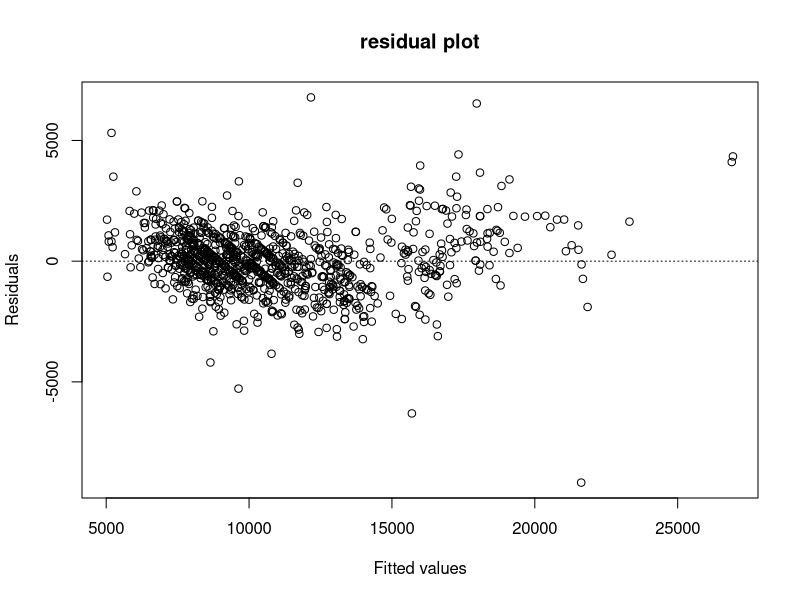
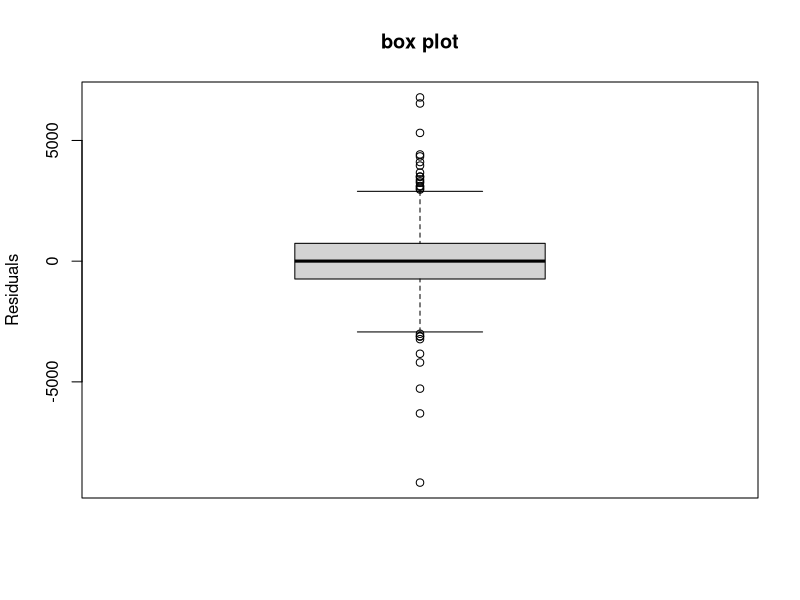
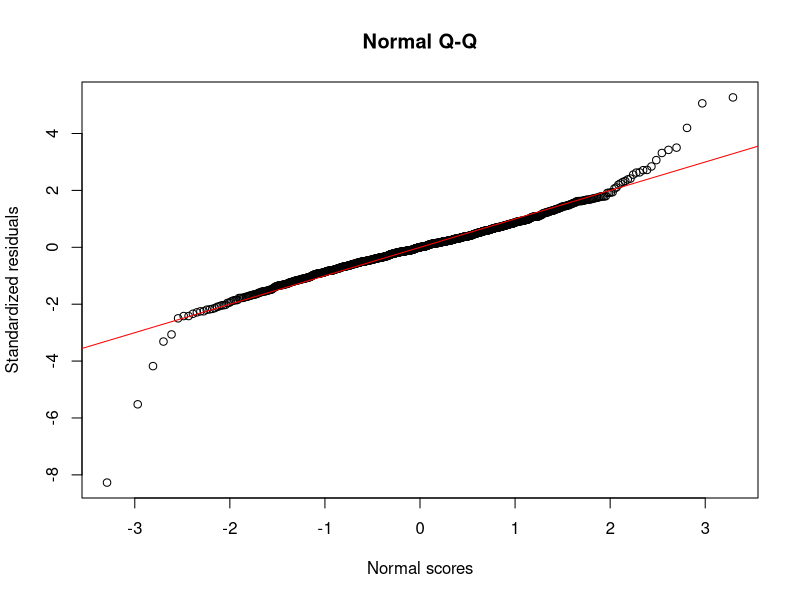
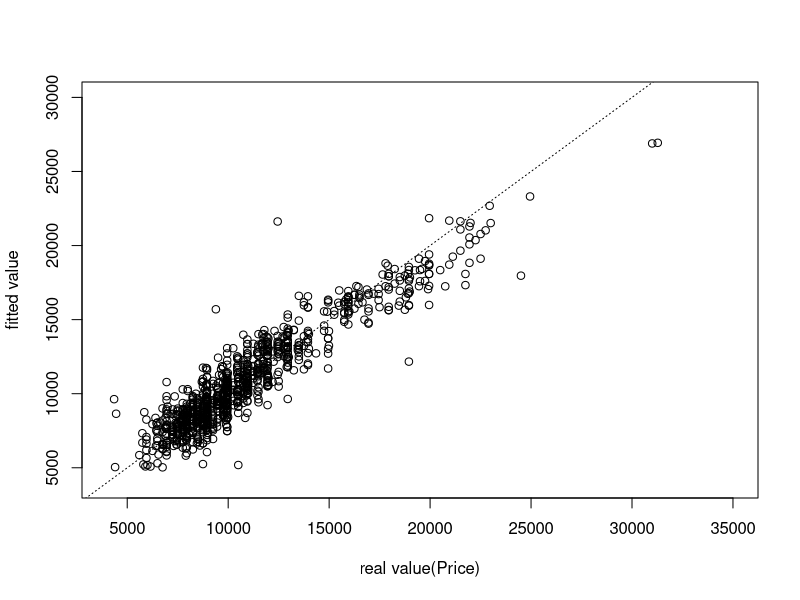
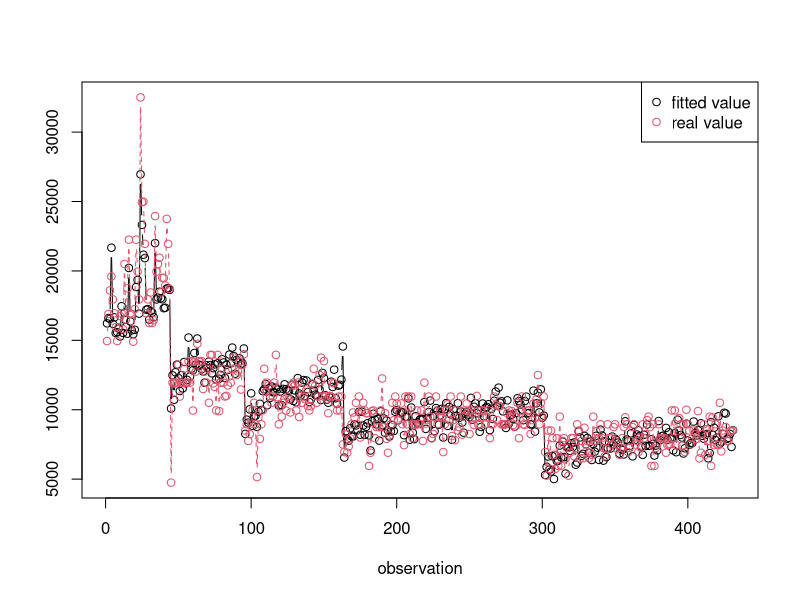

R code for these plots, in order:
###############################ToyotaCorolla#################################

# setting the Working directory 
setwd("C:/Users/young/Documents/GitHub/KU-AI/180816")

# Multivariate linear regression
# Setting the working directory
corolla <- read.csv("ToyotaCorolla.csv")
str(corolla)

# Indices for the activated input variables
# ncar: How to check the number of instance or Record
# nvor: How to confirm the figure for variable

nCar <- dim(corolla)[1]
nVar <- dim(corolla)[2]

###########################categorical variable###########################

# categorical variable -> 1-of-C coding
# categorical variable to one hot encoding Or use as.factor

# Make 0 for the number of instances, petrol, diesel and cng
dummy_p <- rep(0,nCar) # Petrol
dummy_d <- rep(0,nCar) # Diesel
dummy_c <- rep(0,nCar) # CNG

# fine the postion of instances
p_idx <- which(corolla$Fuel_Type == "Petrol")
d_idx <- which(corolla$Fuel_Type == "Diesel")
c_idx <- which(corolla$Fuel_Type == "CNG")

# To input categorical variables as 1 in the index
dummy_p[p_idx] <- 1
dummy_d[d_idx] <- 1
dummy_c[c_idx] <- 1

# change form as data.frame then nameing
Fuel <- data.frame(dummy_p, dummy_d, dummy_c)
names(Fuel) <- c("Petrol","Diesel","CNG")


# use cbind to attach it and then subtract -3 variable.
mlr_data <- cbind(Fuel, corolla[,-3])
str(mlr_data)

# Split the data into the training/validation sets
trn_idx <- sample(1:nCar, round(0.7*nCar))
trn_data <- mlr_data[trn_idx,]
val_data <- mlr_data[-trn_idx,]

dim(trn_data)
dim(val_data)

# Train the MLR
full_model <- lm(Price ~ ., data = trn_data)
summary(full_model)

# Plot the result
# residual plot
plot(fitted(full_model), residuals(full_model), xlab="Fitted values", ylab="Residuals", main="residual plot")
abline(0,0,lty=3)

# box plot
boxplot(residuals(full_model),ylab="Residuals", main="box plot")

# Normal probability plot
qqnorm(rstandard(full_model), ylab="Standardized residuals", xlab="Normal scores", main="Normal Q-Q")
abline(0,1, col="red")

# fitted value & real value
plot(trn_data$Price, fitted(full_model), xlim = c(4000,35000), ylim = c(4000,30000),
     xlab="real value(Price)", ylab="fitted value")
abline(0,1,lty=3)

options(warn = -1)

# prediction
full_fit <- predict(full_model, newdata = val_data)

matplot(cbind(full_fit, val_data$Price),pch=1, type="b", col=c(1:2), ylab="", xlab="observation")
legend("topright", legend=c("fitted value", "real value"), pch=1, col=c(1:2), bg="white")


# To make Upperbound formula
tmp_x <- paste(colnames(trn_data)[-11], collapse=" + ")
tmp_xy <- paste("Price ~ ", tmp_x, collapse = "")
tmp_xy
as.formula(tmp_xy)

# variable choose 1: forward selection method
forward_model <- step(lm(Price ~ 1, data = trn_data), 
                      scope = list(upper = tmp_xy, lower = Price ~ 1), direction="forward", trace=0)
summary(forward_model)


# variable choose 2: backward elimination method
backward_model <- step(full_model, scope = list(upper = tmp_xy, lower = Price ~ 1), direction="backward", trace=0)
summary(backward_model)


# variable choose 3: stepwise selection method
stepwise_model <- step(lm(Price ~ 1, data = trn_data), 
                       scope = list(upper = tmp_xy, lower = Price ~ 1), direction="both", trace=0)
summary(stepwise_model)


# Comparison of prediction accuracy of each variable selection result on verification data
full_fit <- predict(full_model, newdata = val_data)
forward_fit <- predict(forward_model, newdata = val_data)
backward_fit <- predict(backward_model, newdata = val_data)
stepwise_fit <- predict(stepwise_model, newdata = val_data)

# Evaluation index for regression analysis performance projection
# 1: Mean squared error (MSE)
perf_mat <- matrix(0,4,4)
perf_mat[1,1] <- mean((val_data$Price-full_fit)^2)
perf_mat[1,2] <- mean((val_data$Price-forward_fit)^2)
perf_mat[1,3] <- mean((val_data$Price-backward_fit)^2)
perf_mat[1,4] <- mean((val_data$Price-stepwise_fit)^2)

# 2: Root mean squared error (RMSE)
perf_mat[2,1] <- sqrt(mean((val_data$Price-full_fit)^2))
perf_mat[2,2] <- sqrt(mean((val_data$Price-forward_fit)^2))
perf_mat[2,3] <- sqrt(mean((val_data$Price-backward_fit)^2))
perf_mat[2,4] <- sqrt(mean((val_data$Price-stepwise_fit)^2))

# 3: Mean absolute error (MAE)
perf_mat[3,1] <- mean(abs(val_data$Price-full_fit))
perf_mat[3,2] <- mean(abs(val_data$Price-forward_fit))
perf_mat[3,3] <- mean(abs(val_data$Price-backward_fit))
perf_mat[3,4] <- mean(abs(val_data$Price-stepwise_fit))

# 4: Mean absolute percentage error (MAPE)
perf_mat[4,1] <- mean(abs((val_data$Price-full_fit)/val_data$Price))*100
perf_mat[4,2] <- mean(abs((val_data$Price-forward_fit)/val_data$Price))*100
perf_mat[4,3] <- mean(abs((val_data$Price-backward_fit)/val_data$Price))*100
perf_mat[4,4] <- mean(abs((val_data$Price-stepwise_fit)/val_data$Price))*100

# comparison of result for variable selection technique
rownames(perf_mat) <- c("MSE", "RMSE", "MAE", "MAPE")
colnames(perf_mat) <- c("All", "Forward", "Backward", "Stepwise")
perf_mat
